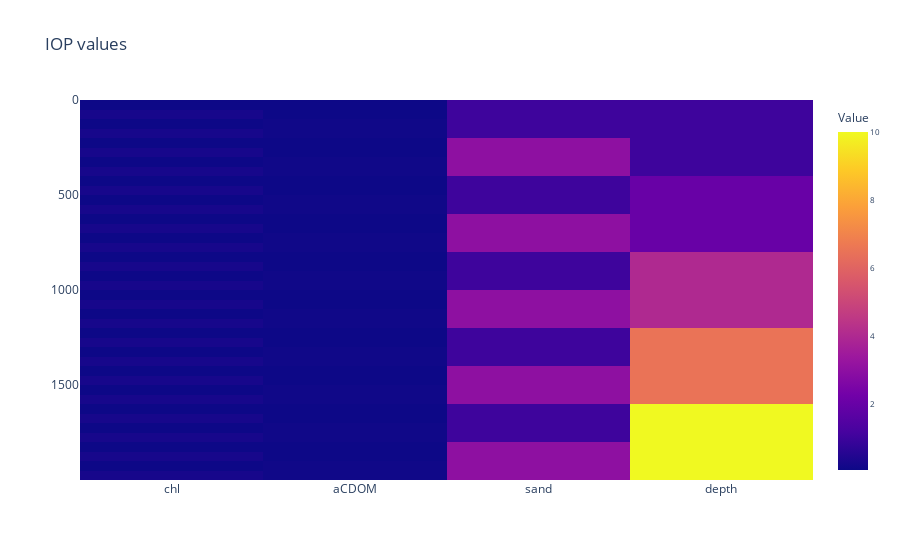

Notebook source saved alongside this figure:
### Code cell
import plotly.express as px
import pandas as pd

param_vals_df = pd.DataFrame(np.squeeze(param_vals), columns=["chl", "aCDOM", "sand", "depth"])

fig = px.imshow(param_vals_df, aspect='auto', title="IOP values")
fig.update_traces(hovertemplate='value: %{z}')
fig.update_layout(
    title=dict(text="IOP values"),
    coloraxis_colorbar=dict(
        title="Value",
        titlefont=dict(size=12),
        tickfont=dict(size=8),
        )
)
fig.show()

### Figure 1 — Plotly figure (JSON) as saved in the notebook; plotly's stock layout.template omitted (floating-point values rounded to 4 significant figures; data arrays with more than 128 entries replaced by an {"elided": "..."} marker saying what was removed)
{"data": [{"coloraxis": "coloraxis", "hovertemplate": "value: %{z}", "name": "0", "type": "heatmap", "x": ["chl", "aCDOM", "sand", "depth"], "xaxis": "x", "y": {"elided": "2000 int values"}, "yaxis": "y", "z": {"elided": "2000x4 float values"}}], "layout": {"coloraxis": {"colorbar": {"tickfont": {"size": 8}, "title": {"font": {"size": 12}, "text": "Value"}}, "colorscale": [[0, "#0d0887"], [0.1111, "#46039f"], [0.2222, "#7201a8"], [0.3333, "#9c179e"], [0.4444, "#bd3786"], [0.5556, "#d8576b"], [0.6667, "#ed7953"], [0.7778, "#fb9f3a"], [0.8889, "#fdca26"], [1, "#f0f921"]]}, "title": {"text": "IOP values"}, "xaxis": {"anchor": "y", "domain": [0, 1]}, "yaxis": {"anchor": "x", "autorange": "reversed", "domain": [0, 1]}}}
